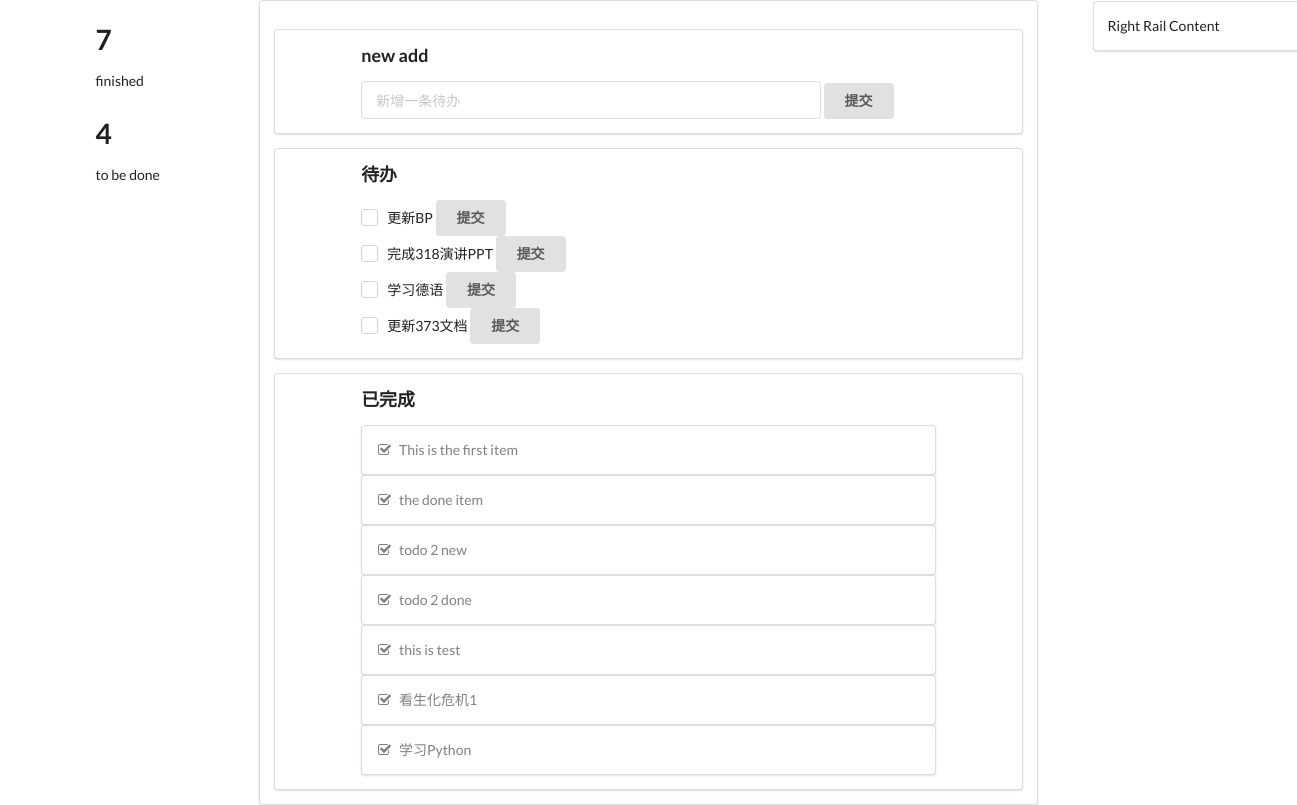
The app's page /index/ with its own data.
### todo/models.py (models this page shows, shortened)
class TodoItem(models.Model):
    item = models.CharField(null=True,blank=True,max_length=100)
    STATUS = (
        ('new','new'),
        ('done','done')
    )
    item_status = models.CharField(choices =STATUS,max_length=10)

### todo/views.py (the view)
# urls.py: url(r'^index/$', index,name = 'index'),
def index(request):
    todo_new = TodoItem.objects.filter(item_status = 'new')
    todo_done = TodoItem.objects.filter(item_status = 'done')
    context = {}
    context['todo_new'] = todo_new
    context['todo_done'] = todo_done
    context['count_new'] = todo_new.count()
    context['count_done'] = todo_done.count()
    index_page = render(request,'index.html',context)
    return index_page

### todo/templates/index.html (shortened to what this page needs)
<!DOCTYPE html>
{% load staticfiles %}
<html lang="en">
<head>
    <link rel="stylesheet" href="{% static 'CSS/semantic.css'%}" media="screen" title="no title" charset = "utf-8">
</head>
<body>
<div class="ui segment" style="width: 60%;margin-left: 20%;">
  <div class="ui left rail">
    <div class="ui container" style="padding-left:60%;padding-top:20px;margin-right:0">
        <h1> {{ count_done }} </h1>
        <p>finished</p>
        <h1> {{ count_new }} </h1>
        <p>to be done</p>
    </div>
  </div>
  <div class="ui right rail">
    <div class="ui segment">Right Rail Content </div>
  </div>
<div class="ui segment" >
    <div class="ui container" style="height:25%;margin_left:10%;width:80%">
        <h3>new add </h3>
        <form class="ui form" action="http://127.0.0.1:8000/index/new" method="POST">
            <div class="ui container">
                    <div class="ui input" style="width:80%">
                        <input type="text" name = 'item' placeholder="新增一条待办">
                    </div>
                    <button class="ui button" type ="submit" style="margin_top:200px"> 提交 </button>
            </div>
       </form>
    </div>
</div>
<div class="ui segment">
    <div class = "ui container" style="height:25%;margin_left:10%;width:80%">
        <h3>待办</h3>
        <div class = "ui container">
            {% for i in todo_new %}
            <form class="ui form" action="http://127.0.0.1:8000/index/done" method="POST">
            <div class="ui container">
                <div class="ui checkbox">
                    <label>{{ i.item }}</label>
                </div>
            <button type="submit" class="ui button">提交</button>
            </div>
            </form>
            {% endfor %}
        </div>
    </div>
</div>
<div class="ui segment">
    <div class = "ui container" style="height:25%;margin_left:10%;width:80%">
        <h3>已完成</h3>
        {% for i in todo_done%}
        <div class="ui container" >
            <div class="ui segment">
                <i class="checkmark box icon" style="color:grey"></i>
                <span style="color:grey">{{i.item}}</span>
            </div>
        </div>
        {% endfor %}
    </div>
</div>
</div>
</body>
</html>

### records on screen
TodoItem: item "更新BP"
TodoItem: item "完成318演讲PPT"
TodoItem: item "学习德语"
TodoItem: item "更新373文档"
TodoItem: item "This is the first item"
TodoItem: item "the done item"
TodoItem: item "todo 2 new"
TodoItem: item "todo 2 done"
TodoItem: item "this is test"
TodoItem: item "看生化危机1"
TodoItem: item "学习Python"

### other values on screen
{{ count_done }} "7"
{{ count_new }} "4"
